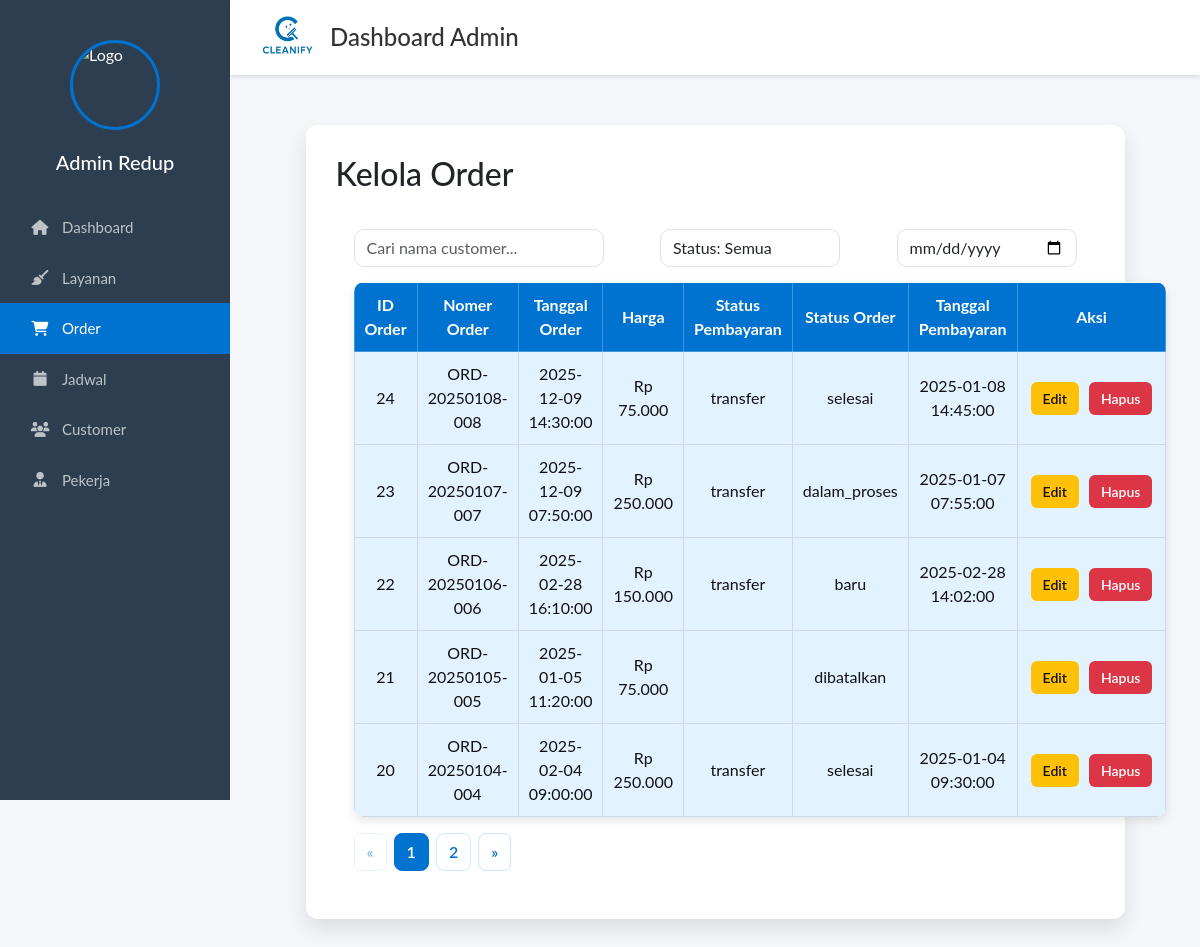
The page /Frontend/Admin/dashboard.php?page=order (signed in) on the database its author committed.
### tables this page shows
CREATE TABLE `orders` (
  `id` bigint(20) UNSIGNED NOT NULL,
  `order_code` varchar(30) DEFAULT NULL,
  `customer_id` bigint(20) UNSIGNED NOT NULL,
  `service_id` bigint(20) UNSIGNED NOT NULL,
  `order_date` datetime DEFAULT current_timestamp(),
  `scheduled_date` date DEFAULT NULL,
  `scheduled_start_time` time DEFAULT NULL,
  `scheduled_end_time` time DEFAULT NULL,
  `total_cost` decimal(12,2) NOT NULL,
  `status` enum('baru','dikonfirmasi','dalam_proses','selesai','dibatalkan') DEFAULT 'baru',
  `payment_proof` varchar(255) DEFAULT NULL,
  `payment_confirmed_at` datetime DEFAULT NULL,
  `start_time` datetime DEFAULT NULL,
  `finish_time` datetime DEFAULT NULL,
  `customer_rating` int(11) DEFAULT NULL,
  `customer_feedback` text DEFAULT NULL,
  `cancellation_reason` text DEFAULT NULL,
  `cancelled_by` varchar(100) DEFAULT NULL,
  `cancelled_at` datetime DEFAULT NULL,
  `created_at` timestamp NOT NULL DEFAULT current_timestamp(),
  `updated_at` timestamp NOT NULL DEFAULT current_timestamp() ON UPDATE current_timestamp()
);

### Backend/Logic/order_logic.php (called while the page is built, shortened)
<?php
function orders_list(mysqli $conn, int $limit, int $offset): array {
    $sql = "SELECT o.*, c.name AS customer_name, s.name AS service_name
            FROM orders o
            LEFT JOIN customers c ON o.customer_id = c.id
            LEFT JOIN services s ON o.service_id = s.id
            ORDER BY o.id DESC
            LIMIT ? OFFSET ?";
    $stmt = $conn->prepare($sql);
    $stmt->bind_param("ii", $limit, $offset);
    $stmt->execute();
    $res = $stmt->get_result();
    return $res ? $res->fetch_all(MYSQLI_ASSOC) : [];
}
function orders_count(mysqli $conn): int {
    $res = $conn->query("SELECT COUNT(*) AS c FROM orders");
    $row = $res->fetch_assoc();
    return (int)($row['c'] ?? 0);
}

### Frontend/Admin/order/order.php (the view, shortened to what this page needs)
<?php
require __DIR__ . '/../../../Backend/db.php';
require __DIR__ . '/../../../Backend/Logic/order_logic.php';
$limit = 5;
$p = max(1, (int)($_GET['p'] ?? 1));
$start = ($p - 1) * $limit;
$orders = orders_list($conn, $limit, $start);
$total = orders_count($conn);
$totalPages = max(1, (int)ceil($total / $limit));
?>
<div class="cleanify-card">
  <h2>Kelola Order</h2>
  <div class="order-box">
    <div class="order-topbar">
      <input type="text" id="searchOrder" placeholder="Cari nama customer..." class="form-control" style="max-width:250px;">
      <select id="filterStatus" class="form-control" style="max-width:180px;">
        <option value="">Status: Semua</option>
      </select>
      <input type="date" id="filterTanggal" class="form-control" style="max-width:180px;">
    </div>
    <table class="order-table">
      <thead>
        <tr>
          <th>ID Order</th>
          <th>Nomer Order</th>
          <th>Tanggal Order</th>
          <th>Harga</th>
          <th>Status Pembayaran</th>
          <th>Status Order</th>
          <th>Tanggal Pembayaran</th>
          <th>Aksi</th>
        </tr>
      </thead>
      <tbody id="orderData">
        <?php if (!empty($orders)): ?>
          <?php foreach ($orders as $row): ?>
            <?php
              $cust = $row['customer_name'] ?? '';
              $svc  = $row['service_name'] ?? '';
              $status = $row['status'] ?? '';
              $dateRaw = $row['order_date'] ?? '';
              $dateKey = substr((string)$dateRaw, 0, 10);
            ?>
            <tr
              data-customer="<?= htmlspecialchars(mb_strtolower($cust)) ?>"
              data-service="<?= htmlspecialchars(mb_strtolower($svc)) ?>"
              data-status="<?= htmlspecialchars(mb_strtolower($status)) ?>"
              data-date="<?= htmlspecialchars($dateKey) ?>"
            >
              <td><?= (int)($row['id'] ?? 0); ?></td>
              <td><?= htmlspecialchars($row['order_code'] ?? ''); ?></td>
              <td><?= htmlspecialchars($dateRaw); ?></td>
              <td>Rp <?= number_format((float)($row['total_cost'] ?? 0), 0, ",", "."); ?></td>
              <td><?= htmlspecialchars($row['payment_proof'] ?? ''); ?></td>
              <td><?= htmlspecialchars($status); ?></td>
              <td><?= htmlspecialchars($row['payment_confirmed_at'] ?? ''); ?></td>
              <td class="order-aksi">
                <a href="dashboard.php?page=order_edit&id=<?= (int)($row['id'] ?? 0); ?>" class="btn-order btn-warning-order">Edit</a>
                <a href="order/delete.php?id=<?= (int)($row['id'] ?? 0); ?>&return=order"
                   onclick="return confirm('Hapus order ini?');"
                   class="btn-order btn-danger-order">Hapus</a>
              </td>
            </tr>
          <?php endforeach; ?>
        <?php else: ?>
          <tr><td colspan="8">Data order tidak tersedia.</td></tr>
        <?php endif; ?>
      </tbody>
    </table>
  <?php if ($totalPages > 1): ?>
  <nav aria-label="Pagination order">
    <ul class="pagination">
      <?php
        $base = "dashboard.php?page=order";
        $prev = max(1, $p - 1);
        $next = min($totalPages, $p + 1);
      ?>
      <li class="page-item <?= ($p <= 1) ? 'disabled' : '' ?>">
        <a class="page-link" href="<?= $base ?>&p=<?= $prev ?>">&laquo;</a>
      </li>
      <?php for ($i=1; $i <= $totalPages; $i++): ?>
        <li class="page-item <?= $i === $p ? 'active' : '' ?>">
          <a class="page-link" href="<?= $base ?>&p=<?= $i ?>"><?= $i ?></a>
        </li>
      <?php endfor; ?>
      <li class="page-item <?= ($p >= $totalPages) ? 'disabled' : '' ?>">
        <a class="page-link" href="<?= $base ?>&p=<?= $next ?>">&raquo;</a>
      </li>
    </ul>
  </nav>
<?php endif; ?>
  </div>
</div>

### Frontend/Admin/dashboard.php (style rules this page uses)
body { background: #f5f6fa; font-family: 'Lato', sans-serif; margin: 0; }

### Frontend/Admin/order/order.php (style rules this page uses)
.cleanify-card { background: white; padding: 30px; border-radius: 12px; box-shadow: 0 10px 20px rgba(0,0,0,0.1); margin: 20px auto; width: 90%; }
.order-box { border-radius: 14px; padding: 18px; margin-top: 18px; }
.order-topbar { display:flex; justify-content: space-between; align-items:center; gap: 12px; margin-bottom: 15px; flex-wrap: wrap; }
.order-topbar .form-control { border-radius: 10px; }
.order-table { width: 100%; border-collapse: collapse; background: #fff; box-shadow: 0 4px 10px rgba(0,0,0,0.1); border-radius: 10px; overflow: hidden; }
.order-table th { background-color: #0072CF; color: #fff; padding: 10px; font-weight: bold; text-align: center; border: 1px solid rgba(255,255,255,0.25); vertical-align: middle; }
.order-table td { padding: 10px; background: #e3f2ff; border: 1px solid #cfd8e3; color: #111; vertical-align: middle; text-align: center; }
.order-aksi { white-space: nowrap; }
.order-aksi a { display:inline-block; margin: 3px; }
.btn-order { padding: 6px 12px; border-radius: 6px; font-size: 14px; text-decoration: none; font-weight: 600; }
.btn-warning-order { background:#ffc107; color:#111; }
.btn-danger-order { background:#dc3545; color:#fff; }
.pagination { list-style: none; padding-left: 0; margin: 16px 0 0; display: flex; gap: 8px; align-items: center; justify-content: flex-start; }
.pagination .page-item { list-style: none; }
.pagination .page-link { display: inline-block; padding: 6px 12px; border-radius: 8px; text-decoration: none; border: 1px solid #cfe6ff; background: #fff; color: #0072CF; font-weight: 600; }
.pagination .page-item.active .page-link { background: #0072CF; border-color: #0072CF; color: #fff; }
.pagination .page-item.disabled .page-link { opacity: .5; pointer-events: none; }

### rows shown on the page
orders: id "24", order_code "ORD-20250108-008", order_date "2025-12-09 14:30:00", total_cost "75.000", payment_proof "transfer", status "selesai", payment_confirmed_at "2025-01-08 14:45:00"
orders: id "23", order_code "ORD-20250107-007", order_date "2025-12-09 07:50:00", total_cost "250.000", payment_proof "transfer", status "dalam_proses", payment_confirmed_at "2025-01-07 07:55:00"
orders: id "22", order_code "ORD-20250106-006", order_date "2025-02-28 16:10:00", total_cost "150.000", payment_proof "transfer", status "baru", payment_confirmed_at "2025-02-28 14:02:00"
orders: id "21", order_code "ORD-20250105-005", order_date "2025-01-05 11:20:00", total_cost "75.000", status "dibatalkan"
orders: id "20", order_code "ORD-20250104-004", order_date "2025-02-04 09:00:00", total_cost "250.000", payment_proof "transfer", status "selesai", payment_confirmed_at "2025-01-04 09:30:00"
